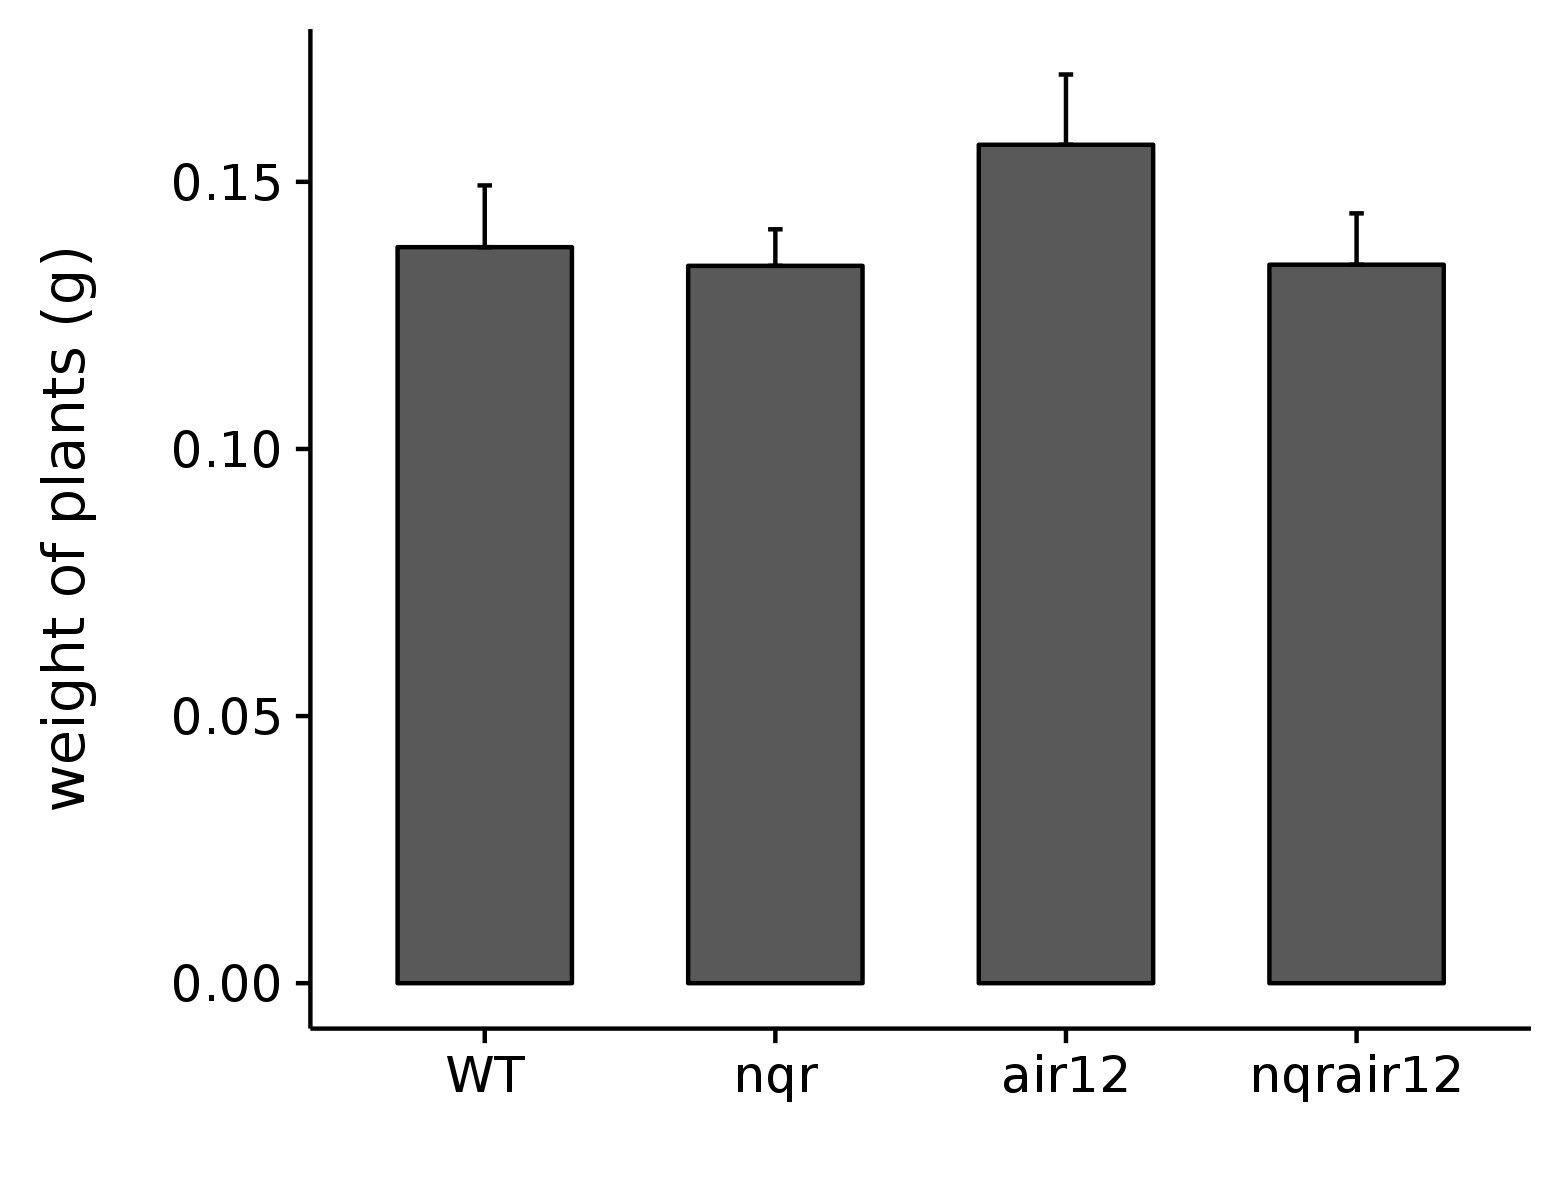

Write R code to recreate this figure.
graphics.off()
remove(list = ls())

library(ggplot2)
library(matrixStats)
library(cowplot)

froid <- data.frame(read.csv("masseLer15°C4semaines.csv", sep = ',', dec = ',', header = TRUE))
Ler <- froid[which(froid$ecotype == 'Ler'),]
Col <- froid[which(froid$ecotype == 'Col'),]

pLer <- ggplot(Ler, aes(Ler$genotype, Ler$weightg))
pLer + geom_boxplot()

pCol <- ggplot(Col, aes(Col$genotype, Col$weightg))
pCol + geom_boxplot()

WTLer <- data.frame(froid[which(froid$genotype == 'WT' & froid$ecotype == 'Ler'), ])
moy.WTLer <- mean((WTLer$weightg))
shapiro.test(as.matrix(WTLer$weightg))
qqnorm(as.matrix(WTLer$weightg))
qqline(as.matrix(WTLer$weightg))
se.WTLer <- colSds(as.matrix(WTLer$weightg))/(sqrt(length(as.matrix(WTLer$weightg))))

nqrLer <- data.frame(froid[which(froid$genotype == 'nqr' & froid$ecotype == 'Ler'), ])
moy.nqrLer <- mean((nqrLer$weightg))
shapiro.test(as.matrix(nqrLer$weightg))
qqnorm(as.matrix(nqrLer$weightg))
qqline(as.matrix(nqrLer$weightg))
se.nqrLer <- colSds(as.matrix(nqrLer$weightg))/(sqrt(length(as.matrix(nqrLer$weightg))))

air12Ler <- data.frame(froid[which(froid$genotype == 'air12' & froid$ecotype == 'Ler'), ])
moy.air12Ler <- mean((air12Ler$weightg))
shapiro.test(as.matrix(air12Ler$weightg))
qqnorm(as.matrix(air12Ler$weightg))
qqline(as.matrix(air12Ler$weightg))
se.air12Ler<- colSds(as.matrix(air12Ler$weightg))/(sqrt(length(as.matrix(air12Ler$weightg)))) 

nqrair12Ler <- data.frame(froid[which(froid$genotype == 'nqrair12' & froid$ecotype == 'Ler'), ])
moy.nqrair12Ler <- mean((nqrair12Ler$weightg))
shapiro.test(as.matrix(nqrair12Ler$weightg))
qqnorm(as.matrix(nqrair12Ler$weightg))
qqline(as.matrix(nqrair12Ler$weightg))
se.nqrair12Ler <- colSds(as.matrix(nqrair12Ler$weightg))/(sqrt(length(as.matrix(nqrair12Ler$weightg)))) 

WTCol <- data.frame(froid[which(froid$genotype == 'WT' & froid$ecotype == 'Col'), ])
moy.WTCol <- mean((WTCol$weightg))
shapiro.test(as.matrix(WTCol$weightg))
qqnorm(as.matrix(WTCol$weightg))
qqline(as.matrix(WTCol$weightg))
se.WTCol <- colSds(as.matrix(WTCol$weightg))/(sqrt(length(as.matrix(WTCol$weightg))))

nqrCol <- data.frame(froid[which(froid$genotype == 'nqr' & froid$ecotype == 'Col'), ])
moy.nqrCol <- mean((nqrCol$weightg))
shapiro.test(as.matrix(nqrCol$weightg))
qqnorm(as.matrix(nqrCol$weightg))
qqline(as.matrix(nqrCol$weightg))
se.nqrCol <- colSds(as.matrix(nqrCol$weightg))/(sqrt(length(as.matrix(nqrCol$weightg))))

moyLer <- data.frame(c(moy.WTLer, moy.nqrLer, moy.air12Ler, moy.nqrair12Ler))
genotype <- c("WT", "nqr", "air12", "nqrair12")
moyLer$genotype <- factor(genotype, levels = c("WT", "nqr", "air12", "nqrair12"))
colnames(moyLer) <- c("moyenne", "genotype")

seLer <- data.frame(c(se.WTLer, se.nqrLer, se.air12Ler, se.nqrair12Ler))
seLer$genotype <- factor(genotype, levels = c("WT", "nqr", "air12", "nqrair12"))
colnames(seLer) <- c("stand.error", "genotype")

moyCol <- data.frame(c(moy.WTCol, moy.nqrCol))
genotype <- c("WT", "nqr")
moyCol$genotype <- factor(genotype, levels = c("WT", "nqr"))
colnames(moyCol) <- c("moyenne", "genotype")

seCol <- data.frame(c(se.WTCol, se.nqrCol))
seCol$genotype <- factor(genotype, levels = c("WT", "nqr"))
colnames(seCol) <- c("stand.error", "genotype")

#3 test de l'homogénéité des variances
# Test de Bartlett
# H0 :  variances égales
# H1 :  variances différentes
# si p-value > 0.05, on accepte H0 : homogénéité des variances
# si 0 < p-value < 0.05 rejet de H0, on accepte H1 : pas d'homogénéité
bartlett.test(list(WTLer$weightg, nqrLer$weightg, air12Ler$weightg, nqrair12Ler$weightg))
# on accepte H0, homogénéité variances ok
bartlett.test(list(WTCol$weightg, nqrCol$weightg))
# on accepte H0, homogénéité variances ok

t.test(WTLer$weightg, nqrLer$weightg, var.equal = TRUE) # égalité des moyennes
t.test(WTLer$weightg, air12Ler$weightg, var.equal = TRUE) # égalité des moyennes
t.test(WTLer$weightg, nqrair12Ler$weightg, var.equal = TRUE) # égalité des moyennes
t.test(WTCol$weightg, nqrCol$weightg, var.equal = TRUE) # égalité des moyennes

froid2 <-  data.frame((read.csv("masseLer15°C4semaines.csv", sep = ',', dec = ',', header = TRUE)), stringsAsFactors = FALSE)
Anova2 <-  aov(weightg ~ genotype, data = froid2)
# néanmoins, différences non significatives
summary(Anova2)

g1 <- ggplot(data = moyLer, aes(x=moyLer$genotype, y= moyLer$moyenne))
g1 <- g1 + geom_bar(stat = "identity", color = "black", width = 0.6, position = position_dodge(0.8))
g1 <- g1 + labs(x = "",
                y="weight of plants (g)\n")
g1 <- g1 + geom_errorbar(aes(ymin =moyLer$moyenne, ymax = moyLer$moyenne+seLer$stand.error), width = 0.05)
g1
save_plot('masseLer15°C4semaines.png', g1, base_aspect_ratio = 1.3)

g2 <- ggplot(data = moyCol, aes(x=moyCol$genotype, y= moyCol$moyenne))
g2 <- g2 + geom_bar(stat = "identity", color = "black", width = 0.6, position = position_dodge(0.8))
g2 <- g2 + labs(x = "", 
                y="weight of plants (g)\n")
g2 <- g2 + geom_errorbar(aes(ymin =moyCol$moyenne, ymax = moyCol$moyenne+seCol$stand.error), width = 0.05)
g2 
save_plot('masseCol15°C4semaines.png', g2, base_aspect_ratio = 1.3)
